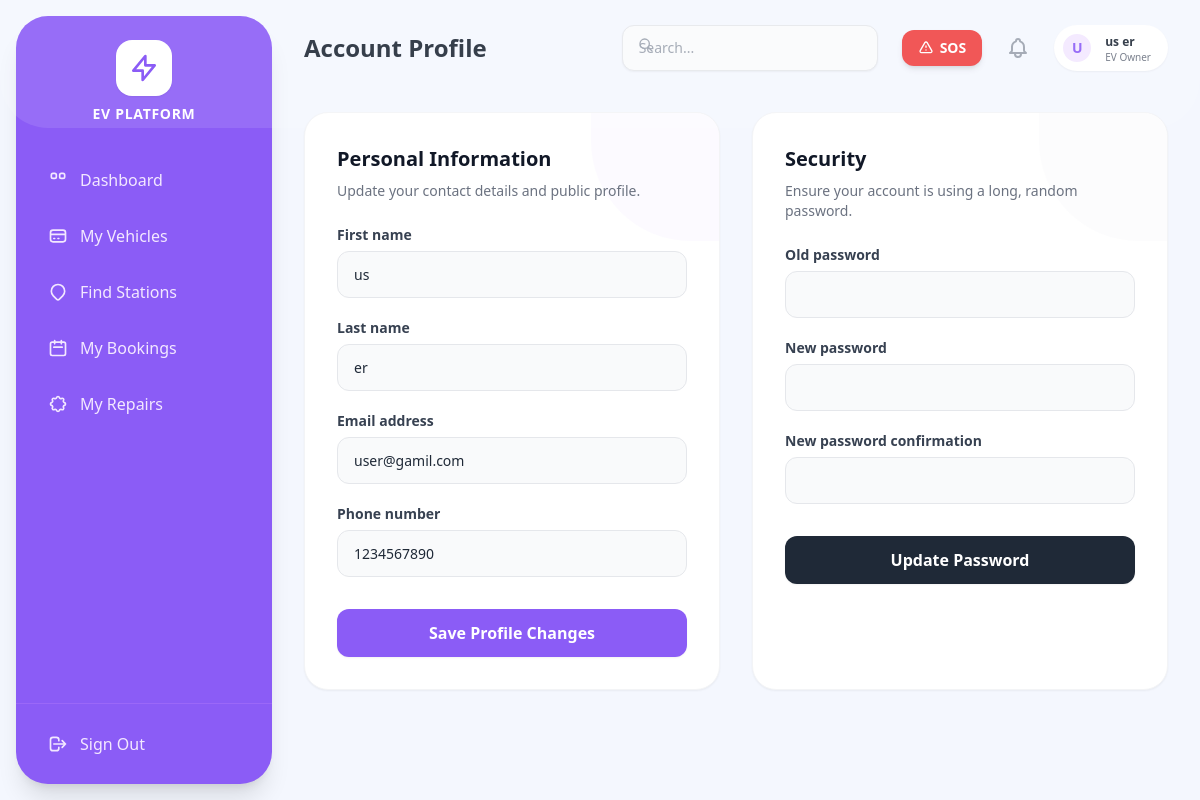
The app's page /owner/profile/ (signed in) with its own data.
### accounts/models.py (models this page shows, shortened)
class User(AbstractUser):
    class RoleChoices(models.TextChoices):
        ADMIN = 'ADMIN', 'Admin'
        EV_OWNER = 'EV_OWNER', 'EV Owner'
        STATION_OPERATOR = 'STATION_OPERATOR', 'Charging Station Operator'
        SERVICE_CENTER = 'SERVICE_CENTER', 'Service Center'
        DELIVERY_PARTNER = 'DELIVERY_PARTNER', 'Delivery Partner'
    role = models.CharField(max_length=20, choices=RoleChoices.choices, default=RoleChoices.EV_OWNER)
    phone_number = models.CharField(max_length=15, unique=True, blank=True, null=True)
    is_approved = models.BooleanField(default=False)
    email_verified = models.BooleanField(default=False) # For optional email verification

### owner/views.py (the view, shortened to what this page needs)
# urls.py: path('profile/', views.profile_view, name='profile_view'),
@login_required
@role_required('EV_OWNER')
def profile_view(request):
    p_form = UserProfileForm(instance=request.user)
    pwd_form = PasswordChangeForm(request.user)
    return render(request, 'owner/profile.html', {'p_form': p_form, 'pwd_form': pwd_form})

### owner/forms.py
class UserProfileForm(forms.ModelForm):
    class Meta:
        model = User
        fields = ['first_name', 'last_name', 'email', 'phone_number']
        widgets = {
            'first_name': forms.TextInput(attrs={'class': 'w-full px-4 py-2 border rounded-md focus:ring-purple-500'}),
            'last_name': forms.TextInput(attrs={'class': 'w-full px-4 py-2 border rounded-md focus:ring-purple-500'}),
            'email': forms.EmailInput(attrs={'class': 'w-full px-4 py-2 border rounded-md focus:ring-purple-500'}),
            'phone_number': forms.TextInput(attrs={'class': 'w-full px-4 py-2 border rounded-md focus:ring-purple-500'}),
        }

### notifications/context_processors.py (called while the page is built)
def unread_count(request):
    if request.user.is_authenticated:
        count = request.user.notifications.filter(is_read=False).count()
        return {'unread_notifications_count': count}
    return {'unread_notifications_count': 0}

### owner/templates/owner/profile.html (shortened to what this page needs)
{% extends 'base.html' %}
{% block header_title %}Account Profile{% endblock %}
{% block content %}
<div class="grid gap-8 md:grid-cols-2 max-w-6xl mx-auto">
    <div class="bg-white p-8 rounded-[1.5rem] border border-gray-100 shadow-sm relative overflow-hidden">
        <div class="absolute top-0 right-0 w-32 h-32 bg-purple-50 rounded-bl-[100px] z-0 opacity-50"></div>
        <div class="relative z-10">
            <h3 class="text-xl font-bold text-gray-900 mb-2">Personal Information</h3>
            <p class="text-sm text-gray-500 mb-6">Update your contact details and public profile.</p>
            <form method="post">
                <div class="space-y-5">
                    {% for field in p_form %}
                    <div>
                        <label class="block text-sm font-bold text-gray-700 mb-1.5">{{ field.label }}</label>
                        {{ field }}
                    </div>
                    {% endfor %}
                </div>
                <button type="submit" class="mt-8 w-full bg-[#8b5cf6] text-white py-3 rounded-xl font-bold hover:bg-purple-600 transition shadow-sm">Save Profile Changes</button>
            </form>
        </div>
    </div>
    <div class="bg-white p-8 rounded-[1.5rem] border border-gray-100 shadow-sm relative overflow-hidden">
        <div class="absolute top-0 right-0 w-32 h-32 bg-gray-50 rounded-bl-[100px] z-0 opacity-50"></div>
        <div class="relative z-10">
            <h3 class="text-xl font-bold text-gray-900 mb-2">Security</h3>
            <p class="text-sm text-gray-500 mb-6">Ensure your account is using a long, random password.</p>
            <form method="post">
                <div class="space-y-5">
                    {% for field in pwd_form %}
                    <div>
                        <label class="block text-sm font-bold text-gray-700 mb-1.5">{{ field.label }}</label>
                        {{ field }}
                    </div>
                    {% endfor %}
                </div>
                <button type="submit" class="mt-8 w-full bg-gray-800 text-white py-3 rounded-xl font-bold hover:bg-gray-900 transition shadow-sm">Update Password</button>
            </form>
        </div>
    </div>
</div>
{% endblock %}

### templates/base.html (shortened to what this page needs)
<!DOCTYPE html>
<html lang="en">
<head>
    <script src="https://cdn.tailwindcss.com"></script>
</head>
<body class="flex h-screen font-sans text-gray-800 antialiased overflow-hidden">
    <aside id="mobile-sidebar" class="fixed md:static inset-y-0 left-0 z-50 w-64 bg-[#8b5cf6] text-white flex flex-col sidebar-hidden md:transform-none md:my-4 md:ml-4 md:rounded-[2rem] shadow-xl overflow-hidden">
        <div class="flex items-center justify-between md:justify-center mt-6 mb-8 px-6 md:px-0 z-10">
            <div class="flex flex-col items-center">
                <div class="bg-white text-[#8b5cf6] p-3 rounded-2xl mb-2 shadow-sm flex items-center justify-center">
                    <svg class="h-8 w-8" fill="none" stroke="currentColor" viewBox="0 0 24 24"><path stroke-linecap="round" stroke-linejoin="round" stroke-width="2" d="M13 10V3L4 14h7v7l9-11h-7z"></path></svg>
                </div>
                <h2 class="font-bold tracking-wider text-sm uppercase hidden md:block">EV Platform</h2>
            </div>
        </div>
        <nav class="flex-1 px-4 overflow-y-auto hide-scrollbar z-10 pb-4">
            <ul class="space-y-2">
                {% if request.user.role == 'EV_OWNER' %}
                <li><a href="{% url 'owner_dashboard' %}" class="flex items-center space-x-3 px-4 py-3 rounded-xl text-purple-100 hover:bg-white hover:bg-opacity-10 transition font-medium"><svg class="w-5 h-5" fill="none" stroke="currentColor" viewBox="0 0 24 24"><path stroke-linecap="round" stroke-linejoin="round" stroke-width="2" d="M4 6a2 2 0 012-2h2a2 2 0 012 2v2a2 2 0 01-2 2H6a2 2 0 01-2-2V6zM14 6a2 2 0 012-2h2a2 2 0 012 2v2a2 2 0 01-2 2h-2a2 2 0 01-2-2V6z"></path></svg><span>Dashboard</span></a></li>
                <li><a href="{% url 'owner_vehicle_list' %}" class="flex items-center space-x-3 px-4 py-3 rounded-xl text-purple-100 hover:bg-white hover:bg-opacity-10 transition font-medium"><svg class="w-5 h-5" fill="none" stroke="currentColor" viewBox="0 0 24 24"><path stroke-linecap="round" stroke-linejoin="round" stroke-width="2" d="M3 10h18M7 15h1m4 0h1m-7 4h12a3 3 0 003-3V8a3 3 0 00-3-3H6a3 3 0 00-3 3v8a3 3 0 003 3z"></path></svg><span>My Vehicles</span></a></li>
                <li><a href="{% url 'browse_stations' %}" class="flex items-center space-x-3 px-4 py-3 rounded-xl text-purple-100 hover:bg-white hover:bg-opacity-10 transition font-medium"><svg class="w-5 h-5" fill="none" stroke="currentColor" viewBox="0 0 24 24"><path stroke-linecap="round" stroke-linejoin="round" stroke-width="2" d="M17.657 16.657L13.414 20.9a1.998 1.998 0 01-2.827 0l-4.244-4.243a8 8 0 1111.314 0z"></path></svg><span>Find Stations</span></a></li>
                <li><a href="{% url 'booking_list' %}" class="flex items-center space-x-3 px-4 py-3 rounded-xl text-purple-100 hover:bg-white hover:bg-opacity-10 transition font-medium"><svg class="w-5 h-5" fill="none" stroke="currentColor" viewBox="0 0 24 24"><path stroke-linecap="round" stroke-linejoin="round" stroke-width="2" d="M8 7V3m8 4V3m-9 8h10M5 21h14a2 2 0 002-2V7a2 2 0 00-2-2H5a2 2 0 00-2 2v12a2 2 0 002 2z"></path></svg><span>My Bookings</span></a></li>
                <li><a href="{% url 'owner_service_dashboard' %}" class="flex items-center space-x-3 px-4 py-3 rounded-xl text-purple-100 hover:bg-white hover:bg-opacity-10 transition font-medium"><span>My Repairs</span></a></li>
                {% endif %}
            </ul>
        </nav>
        <div class="p-4 z-10 border-t border-purple-400 border-opacity-30">
            <form method="post" action="{% url 'logout' %}">
                <button type="submit" class="w-full flex items-center space-x-3 px-4 py-3 rounded-xl text-purple-100 hover:bg-white hover:text-red-500 hover:bg-opacity-10 transition font-medium">
                    <svg class="w-5 h-5" fill="none" stroke="currentColor" viewBox="0 0 24 24"><path stroke-linecap="round" stroke-linejoin="round" stroke-width="2" d="M17 16l4-4m0 0l-4-4m4 4H7m6 4v1a3 3 0 01-3 3H6a3 3 0 01-3-3V7a3 3 0 013-3h4a3 3 0 013 3v1"></path></svg>
                    <span>Sign Out</span>
                </button>
            </form>
        </div>
    </aside>
    <div class="flex-1 flex flex-col h-full overflow-hidden">
        <header class="h-20 bg-transparent flex items-center justify-between px-4 md:px-8 z-10 pt-4 md:pt-6 pb-2">
            <div class="flex items-center">
                <h1 class="text-xl md:text-2xl font-bold text-gray-800 truncate">
                    {% block header_title %}Dashboard{% endblock %}
                </h1>
            </div>
            <div class="flex items-center space-x-3 md:space-x-6">
                <div class="hidden lg:block relative w-64">
                    <input type="text" placeholder="Search..." class="w-full bg-white rounded-full py-2.5 pl-10 pr-4 shadow-sm border-none focus:ring-2 focus:ring-[#8b5cf6] text-sm text-gray-600 outline-none">
                    <svg class="w-4 h-4 text-gray-400 absolute left-4 top-3" fill="none" stroke="currentColor" viewBox="0 0 24 24"><path stroke-linecap="round" stroke-linejoin="round" stroke-width="2" d="M21 21l-6-6m2-5a7 7 0 11-14 0 7 7 0 0114 0z"></path></svg>
                </div>
                {% if request.user.role == 'EV_OWNER' %}
                <form method="post" action="{% url 'trigger_sos' %}" class="inline-block" onsubmit="return confirm('Are you sure you want to trigger an Emergency SOS? This will alert all service centers.');">
                    <button type="submit" class="bg-red-500 text-white px-4 py-2 rounded-xl font-bold text-sm shadow-md hover:bg-red-600 animate-pulse flex items-center transition">
                        <svg class="w-4 h-4 mr-1.5" fill="none" stroke="currentColor" viewBox="0 0 24 24"><path stroke-linecap="round" stroke-linejoin="round" stroke-width="2" d="M12 9v2m0 4h.01m-6.938 4h13.856c1.54 0 2.502-1.667 1.732-3L13.732 4c-.77-1.333-2.694-1.333-3.464 0L3.34 16c-.77 1.333.192 3 1.732 3z"></path></svg>
                        SOS
                    </button>
                </form>
                {% endif %}
                <div class="relative group">
                    <a href="{% url 'notification_list' %}" class="relative p-2 text-gray-400 hover:text-gray-500">
                    </a>
                </div>
                <a href="{% url 'profile_view' %}" class="flex items-center space-x-3 bg-white pl-1.5 pr-4 py-1.5 rounded-full shadow-sm border border-gray-100 hover:bg-purple-50 transition border-transparent hover:border-purple-200 cursor-pointer group">
                    <div class="h-8 w-8 rounded-full bg-purple-100 flex items-center justify-center text-[#8b5cf6] font-bold uppercase text-sm border-2 border-white">
                        {{ request.user.username|make_list|first }}
                    </div>
                    <div class="hidden md:block text-left">
                        <p class="text-xs font-bold text-gray-800 group-hover:text-[#8b5cf6] transition">{{ request.user.get_full_name|default:request.user.username }}</p>
                        <p class="text-[10px] text-gray-500 leading-none mt-0.5">{{ request.user.get_role_display }}</p>
                    </div>
                </a>
            </div>
        </header>
        <main class="flex-1 overflow-x-hidden overflow-y-auto p-4 md:p-8 hide-scrollbar">
            {% block content %}
            {% endblock %}
        </main>
    </div>
</body>
</html>

### templates/base.html (style rules this page uses)
body { font-family: 'Poppins', sans-serif; background-color: #f4f7fe; }
#mobile-sidebar { transition: transform 0.3s ease-in-out; }
.sidebar-hidden { transform: translateX(-100%); }
.hide-scrollbar { -ms-overflow-style: none; scrollbar-width: none; }

### owner/templates/owner/profile.html (style rules this page uses)
input[type="text"], input[type="email"], input[type="password"] { width: 100%; padding: 0.75rem 1rem; border-radius: 0.75rem; border: 1px solid #e5e7eb; background-color: #f9fafb; font-size: 0.875rem; outline: none; transition: all 0.2s ease-in-out; }

### records on screen
User: user.username|make_list "U", user.get_full_name "us er", user.role "EV Owner", p_form "us" "er" "user@gamil.com" "1234567890"

### other values on screen
{{ field.label }} "First name" "Last name" "Email address" "Phone number"
{{ field.label }} "Old password" "New password" "New password confirmation"
